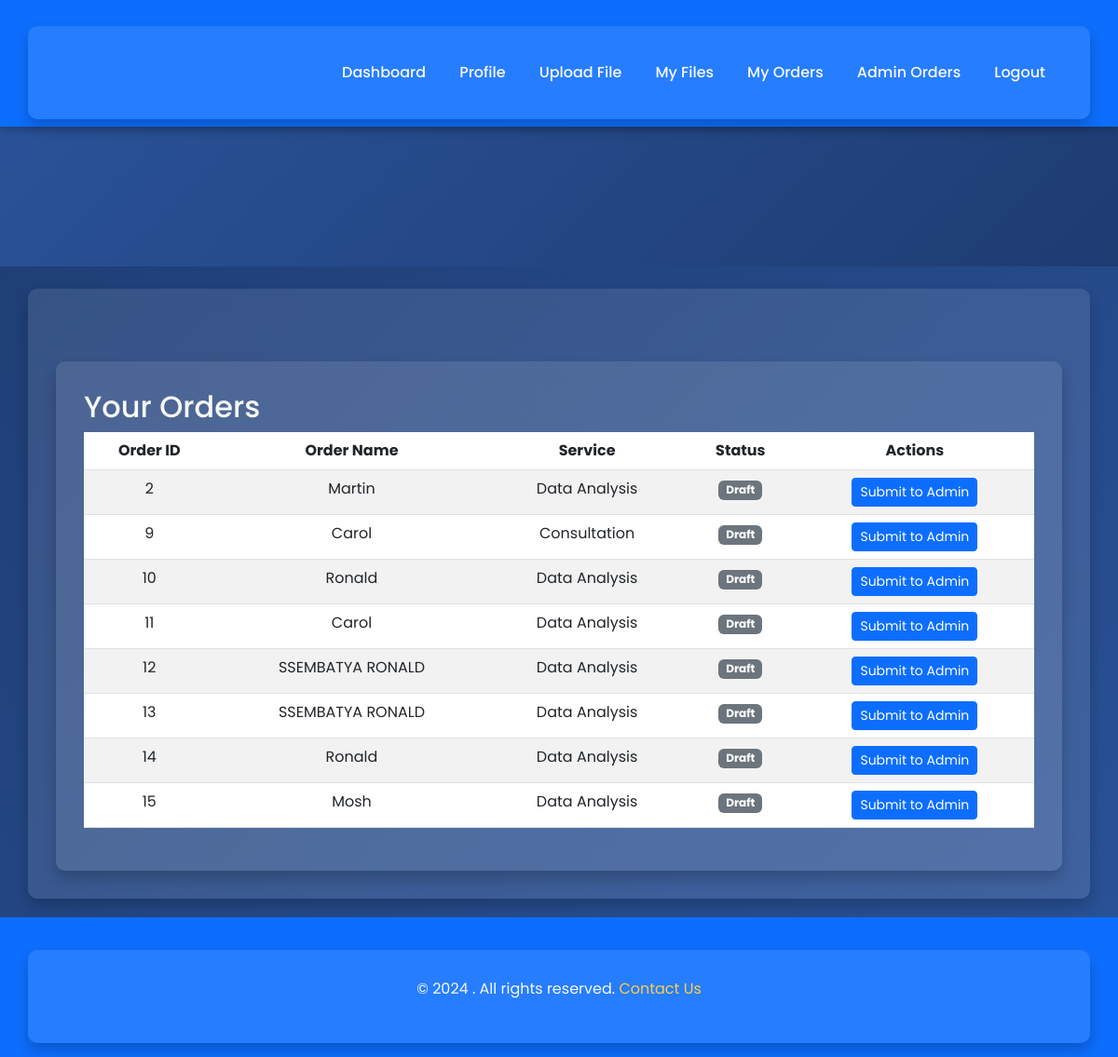
The app's page /user/orders (signed in), older data.
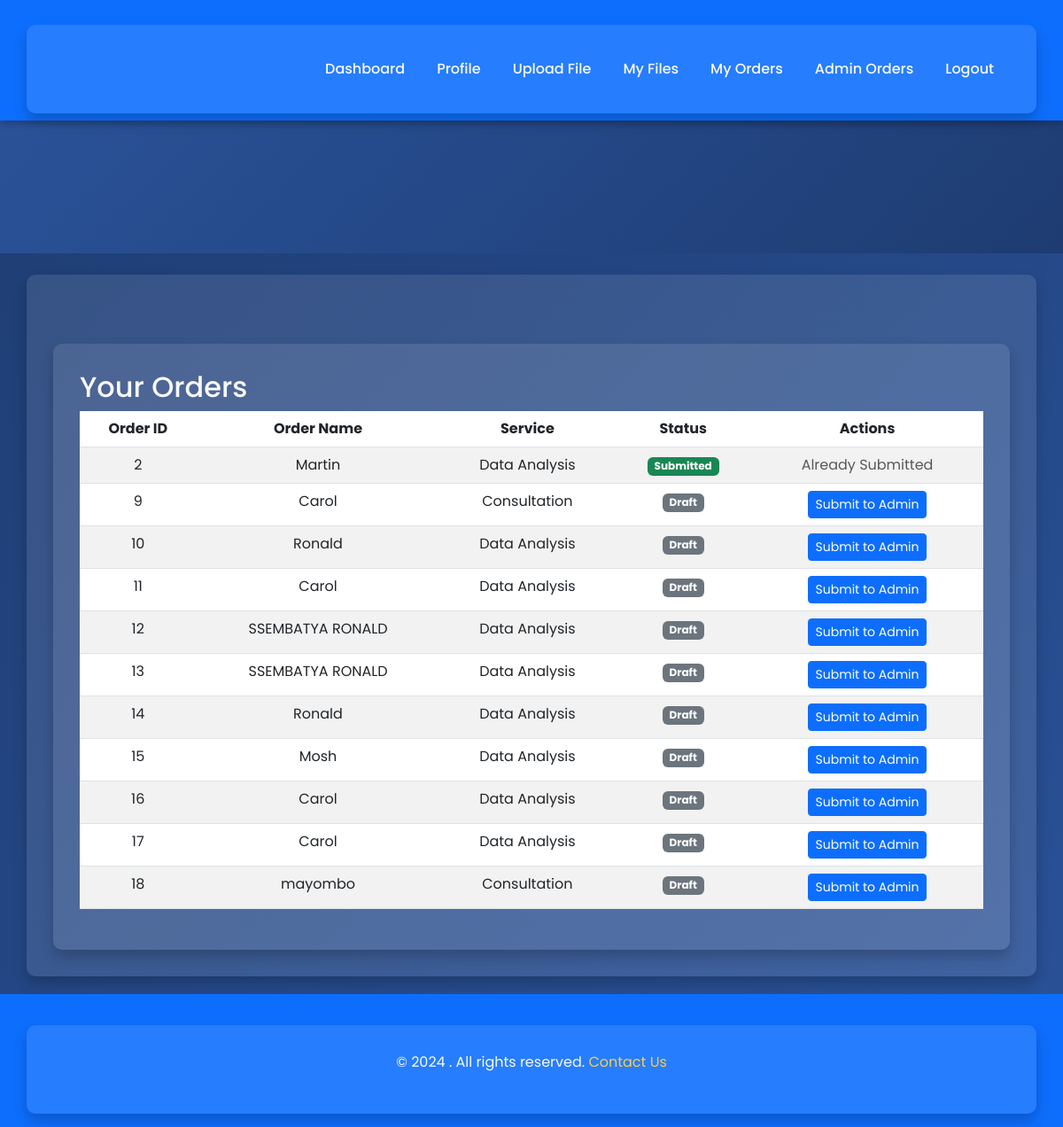
The same page, newer data.
### tables this page shows
CREATE TABLE orders (
            id INTEGER PRIMARY KEY AUTOINCREMENT,
            user_id INTEGER,
            name TEXT,
            service TEXT
        , status TEXT DEFAULT 'draft');

### app.py (the view)
@app.route('/user/orders')
@login_required
def user_orders():
    conn = sqlite3.connect('database.db')
    cursor = conn.cursor()
    cursor.execute("SELECT id, name, service, status FROM orders WHERE user_id = ?", (current_user.id,))
    orders = cursor.fetchall()
    conn.close()
    print("User Orders Fetched:", orders)
    return render_template('user_orders.html', orders=orders)

### app.py (called while the page is built)
@login_manager.user_loader
def load_user(user_id):
    conn = sqlite3.connect('database.db')
    cursor = conn.cursor()
    cursor.execute("SELECT id, username, is_admin FROM users WHERE id = ?", (user_id,))
    user = cursor.fetchone()
    conn.close()
    if user:
        return User(id=user[0], username=user[1], is_admin=user[2])
    return None

### templates/user_orders.html
{% extends "base.html" %}
{% block content %}
<div class="container mt-5">
    <h2>Your Orders</h2>
    {% if orders %}
    <table class="table table-striped text-center">
        <thead>
            <tr>
                <th>Order ID</th>
                <th>Order Name</th>
                <th>Service</th>
                <th>Status</th>
                <th>Actions</th>
            </tr>
        </thead>
        <tbody>
            {% for order in orders %}
            <tr>
                <td>{{ order[0] }}</td>
                <td>{{ order[1] }}</td>
                <td>{{ order[2] }}</td>
                <td>
                    {% if order[3] == 'submitted' %}
                        <span class="badge bg-success">Submitted</span>
                    {% else %}
                        <span class="badge bg-secondary">Draft</span>
                    {% endif %}
                </td>
                <td>
                    {% if order[3] != 'submitted' %}
                    <form action="/submit_order/{{ order[0] }}" method="post" style="display:inline;">
                        <button type="submit" class="btn btn-primary btn-sm">Submit to Admin</button>
                    </form>
                    {% else %}
                    <span class="text-muted">Already Submitted</span>
                    {% endif %}
                </td>
            </tr>
            {% endfor %}
        </tbody>
    </table>
    {% else %}
    <p class="text-center">No orders found. Start by placing a new order.</p>
    {% endif %}
</div>
{% endblock %}

Row changes from the older to the newer data that the page shows:
changed orders "Martin": status "Draft Submit to Admin" → "Submitted Already Submitted"
added orders: id "16", name "Carol", service "Data Analysis", status "Draft"
added orders: id "17", name "Carol", service "Data Analysis", status "Draft"
added orders: id "18", name "mayombo", service "Consultation", status "Draft"
